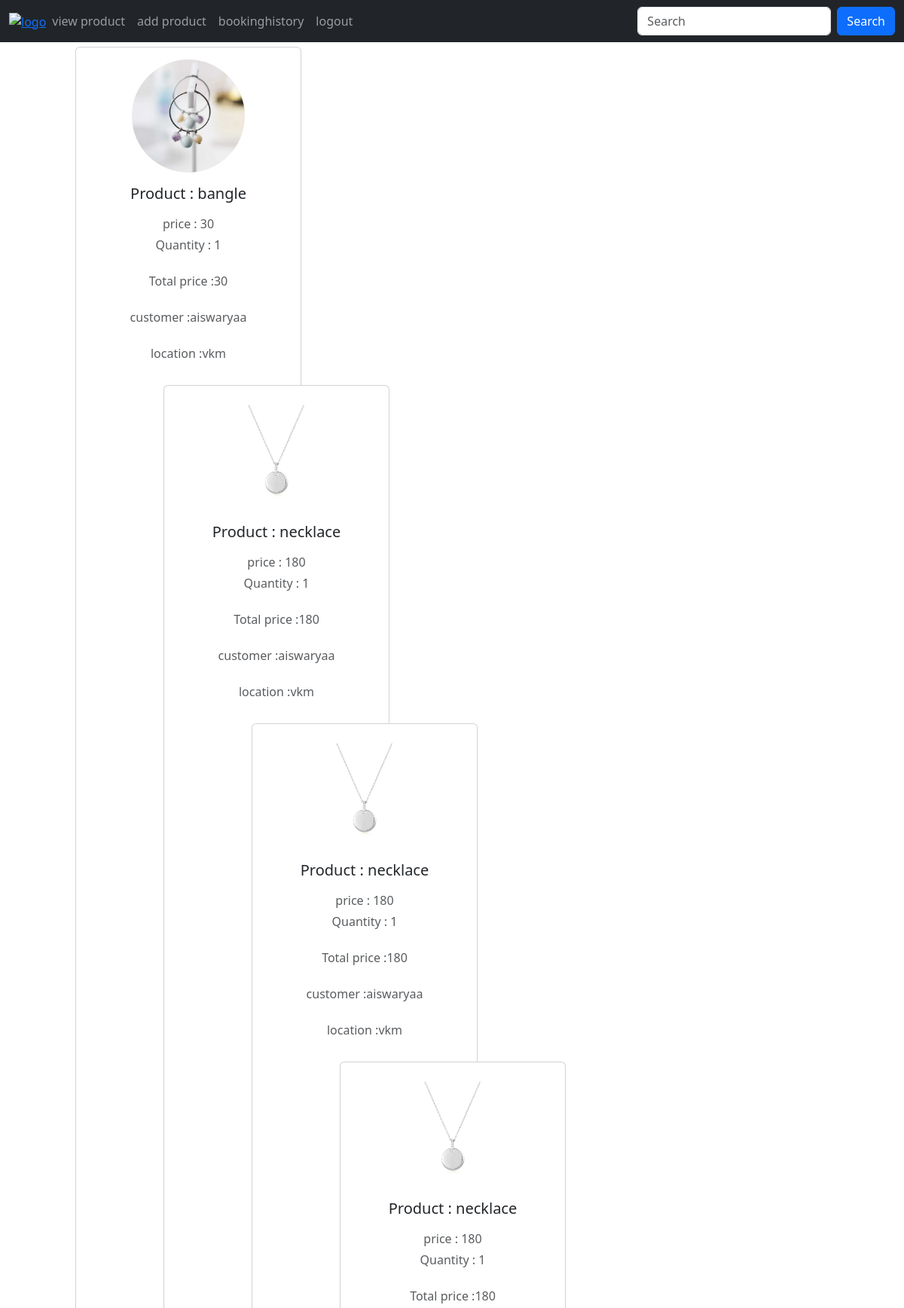
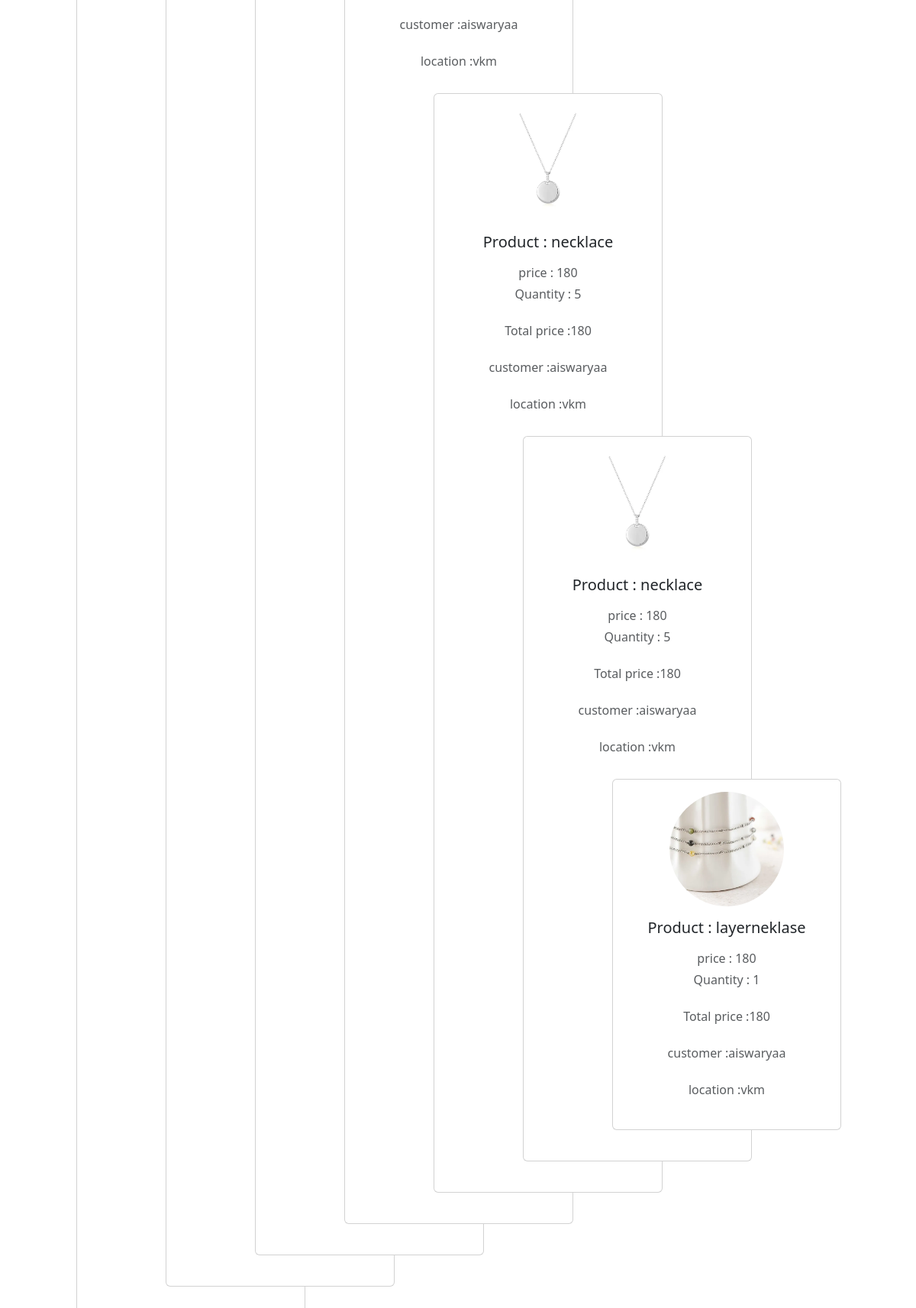
Screenshot of /bookinghistry (signed in) with the database file from the repository (2 pictures, top to bottom).
### app/models.py (models this page shows, shortened)
class Buy(models.Model):
    product = models.ForeignKey(Product,on_delete=models.CASCADE)
    user = models.ForeignKey(Register,on_delete=models.CASCADE)
    date_of_buying = models.TextField()
    payment_status = models.BooleanField(default=False)
    quantity = models.IntegerField()
    price = models.IntegerField()
    del_boy=models.BooleanField(default=False)
    def __str__(self):
        return self.product.name

class Product(models.Model):
    shop = models.ForeignKey(Shopreg,on_delete=models.CASCADE)
    name = models.TextField()
    discription = models.TextField()
    price = models.IntegerField()
    quantity = models.IntegerField()
    offerprice = models.IntegerField()
    image = models.FileField()

class Register(models.Model):
    Email = models.EmailField(unique=True)
    name = models.TextField()
    phonenumber = models.IntegerField()
    password = models.IntegerField()
    location= models.TextField()

### app/views.py (the view)
# urls.py: path('bookinghistry',views.bookinghistry),
def bookinghistry(req):
    l=[]
    data=Product.objects.filter(shop=get_shop(req))
    for i in data:
        data1=Buy.objects.filter(product=i)
        l.append(data1)
    print(l)
    return render(req,'bookinghistry.html',{'data':l})

### app/views.py (called while the page is built)
def get_shop(req):
    data=Shopreg.objects.get(Email=req.session['shop'])
    return data

### template/bookinghistry.html (shortened to what this page needs)
<!DOCTYPE html>
<html lang="en">
<head>
  <link href="https://cdn.jsdelivr.net/npm/bootstrap@5.3.3/dist/css/bootstrap.min.css" rel="stylesheet">
</head>
<body>
 <nav class="navbar navbar-expand-sm navbar-dark bg-dark">
  <div class="container-fluid">
    <a href="../shophome" class="logo">
      <img src="static/images (1).png" alt="logo" width="70px">
    </a>
    <div class="collapse navbar-collapse" id="mynavbar">
      <ul class="navbar-nav me-auto">
        <li class="nav-item">
          <a class="nav-link" href="../viewpro">view product</a>
        </li>
        <li class="nav-item">
          <a class="nav-link" href="../addpro">add product</a>
        </li>
          <a class="nav-link" href="../bookinghistry">bookinghistory</a>
        <li class="nav-item">
          <a class="nav-link" href="../logout">logout</a>
        </li>
      </ul>
      <form class="d-flex">
        <input class="form-control me-2" type="text" placeholder="Search">
        <button class="btn btn-primary" type="button">Search</button>
      </form>
    </div>
  </div>
</nav>
  {% for i in data %}
  {% for j in i %}
  <div class="card mb-4">
    <div class="card-body text-center">
      <img src="{{j.product.image.url}}" alt="avatar" class="rounded-circle img-fluid" style="width: 150px;height: 150px;">
      <h5 class="my-3">Product : {{j.product.name}}</h5>
      <p class="text-muted mb-1">price : {{j.price}}</p>
      <p class="text-muted mb-4">Quantity : {{j.quantity}}</p>
      <p class="text-muted mb-4">Total price :{{j.price}}</p>
      <p class="text-muted mb-4">customer :{{j.user.name}}</p>
      <p class="text-muted mb-4">location :{{j.user.location}}</p>
  {% endfor %}
  {% endfor %}
</body>
</html>

### template/bookinghistry.html (style rules this page uses)
.card { float: left; width: 300px; margin-left: 100PX; padding: 0px; margin-top: 6px; }

### rows the page displays
Buy: product.image (picture), product.name "bangle", price "30", quantity "1", user.name "aiswaryaa", user.location "vkm"
Buy: product.image (picture), product.name "necklace", price "180", quantity "1", user.name "aiswaryaa", user.location "vkm"
Buy: product.image (picture), product.name "necklace", price "180", quantity "1", user.name "aiswaryaa", user.location "vkm"
Buy: product.image (picture), product.name "necklace", price "180", quantity "1", user.name "aiswaryaa", user.location "vkm"
Buy: product.image (picture), product.name "necklace", price "180", quantity "5", user.name "aiswaryaa", user.location "vkm"
Buy: product.image (picture), product.name "necklace", price "180", quantity "5", user.name "aiswaryaa", user.location "vkm"
Buy: product.image (picture), product.name "layerneklase", price "180", quantity "1", user.name "aiswaryaa", user.location "vkm"
